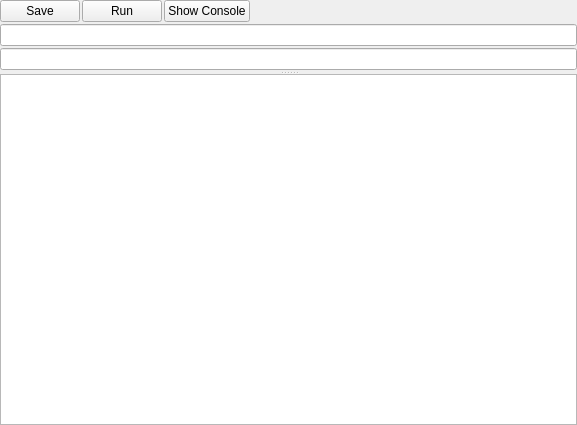
<?xml version="1.0" encoding="UTF-8"?>
<ui version="4.0">
 <class>Editor</class>
 <widget class="QWidget" name="Editor">
  <property name="geometry">
   <rect>
    <x>0</x>
    <y>0</y>
    <width>577</width>
    <height>425</height>
   </rect>
  </property>
  <property name="windowTitle">
   <string>Case Editor</string>
  </property>
  <layout class="QVBoxLayout" name="verticalLayout">
   <property name="spacing">
    <number>2</number>
   </property>
   <property name="leftMargin">
    <number>0</number>
   </property>
   <property name="topMargin">
    <number>0</number>
   </property>
   <property name="rightMargin">
    <number>0</number>
   </property>
   <property name="bottomMargin">
    <number>0</number>
   </property>
   <item>
    <layout class="QHBoxLayout" name="case_info_layout">
     <property name="spacing">
      <number>2</number>
     </property>
     <item>
      <widget class="QPushButton" name="save_btn">
       <property name="sizePolicy">
        <sizepolicy hsizetype="Fixed" vsizetype="Fixed">
         <horstretch>0</horstretch>
         <verstretch>0</verstretch>
        </sizepolicy>
       </property>
       <property name="text">
        <string>Save</string>
       </property>
       <property name="icon">
        <iconset>
         <normaloff>C:/Users/lr/Desktop/saveseller1.png</normaloff>C:/Users/lr/Desktop/saveseller1.png</iconset>
       </property>
      </widget>
     </item>
     <item>
      <widget class="QPushButton" name="run_btn">
       <property name="text">
        <string>Run</string>
       </property>
      </widget>
     </item>
     <item>
      <widget class="QPushButton" name="console_btn">
       <property name="text">
        <string>Show Console</string>
       </property>
      </widget>
     </item>
     <item>
      <spacer name="horizontalSpacer">
       <property name="orientation">
        <enum>Qt::Horizontal</enum>
       </property>
       <property name="sizeType">
        <enum>QSizePolicy::Expanding</enum>
       </property>
       <property name="sizeHint" stdset="0">
        <size>
         <width>40</width>
         <height>14</height>
        </size>
       </property>
      </spacer>
     </item>
    </layout>
   </item>
   <item>
    <widget class="QLineEdit" name="id_line_edit">
     <property name="sizePolicy">
      <sizepolicy hsizetype="Expanding" vsizetype="Fixed">
       <horstretch>0</horstretch>
       <verstretch>0</verstretch>
      </sizepolicy>
     </property>
    </widget>
   </item>
   <item>
    <widget class="QLineEdit" name="case_name_line_edit">
     <property name="sizePolicy">
      <sizepolicy hsizetype="Expanding" vsizetype="Fixed">
       <horstretch>0</horstretch>
       <verstretch>0</verstretch>
      </sizepolicy>
     </property>
    </widget>
   </item>
   <item>
    <layout class="QVBoxLayout" name="tag_layout">
     <property name="spacing">
      <number>6</number>
     </property>
    </layout>
   </item>
   <item>
    <widget class="QSplitter" name="splitter">
     <property name="sizePolicy">
      <sizepolicy hsizetype="Preferred" vsizetype="Expanding">
       <horstretch>0</horstretch>
       <verstretch>0</verstretch>
      </sizepolicy>
     </property>
     <property name="orientation">
      <enum>Qt::Vertical</enum>
     </property>
     <property name="handleWidth">
      <number>2</number>
     </property>
     <widget class="QWidget" name="layoutWidget">
      <layout class="QVBoxLayout" name="editor_layout">
       <property name="spacing">
        <number>0</number>
       </property>
      </layout>
     </widget>
     <widget class="QTextBrowser" name="console">
      <property name="sizePolicy">
       <sizepolicy hsizetype="Expanding" vsizetype="Expanding">
        <horstretch>0</horstretch>
        <verstretch>0</verstretch>
       </sizepolicy>
      </property>
      <property name="autoFillBackground">
       <bool>false</bool>
      </property>
     </widget>
    </widget>
   </item>
  </layout>
 </widget>
 <resources/>
 <connections/>
</ui>
